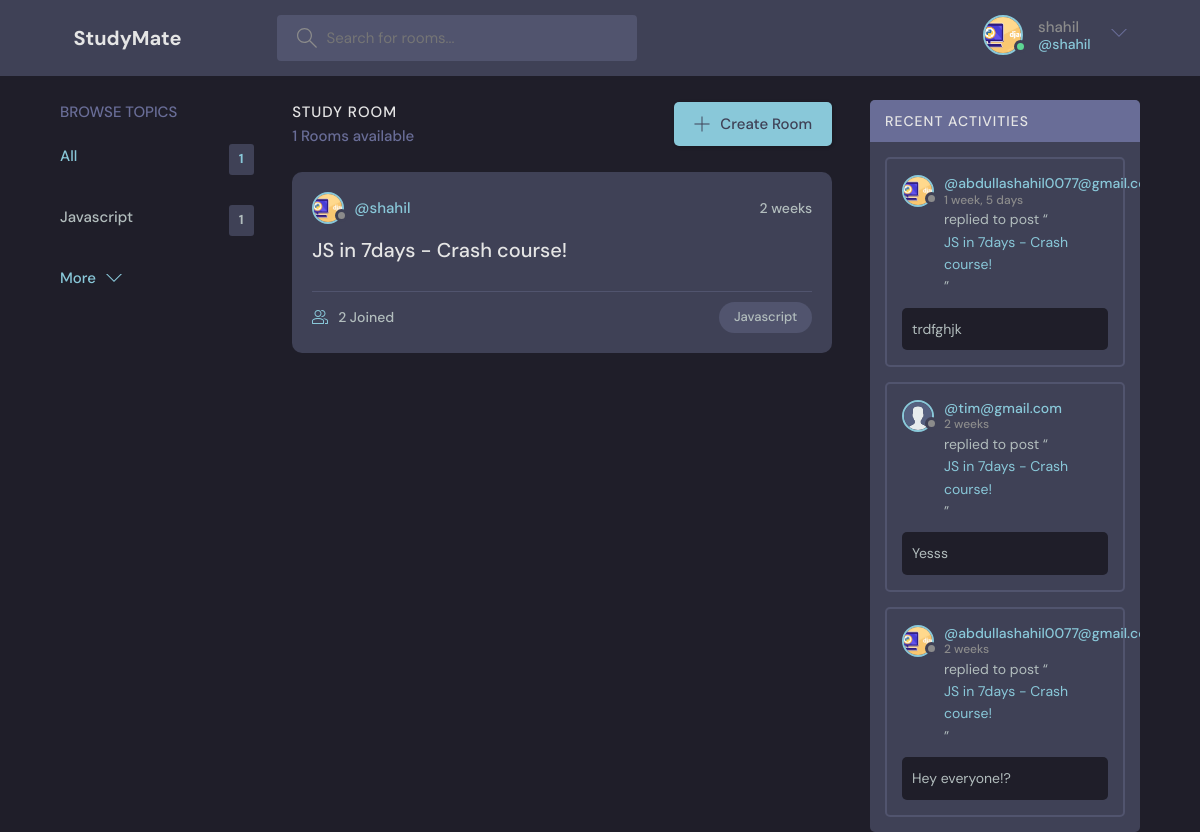
/ (signed in), run on an earlier commit of the app's database.
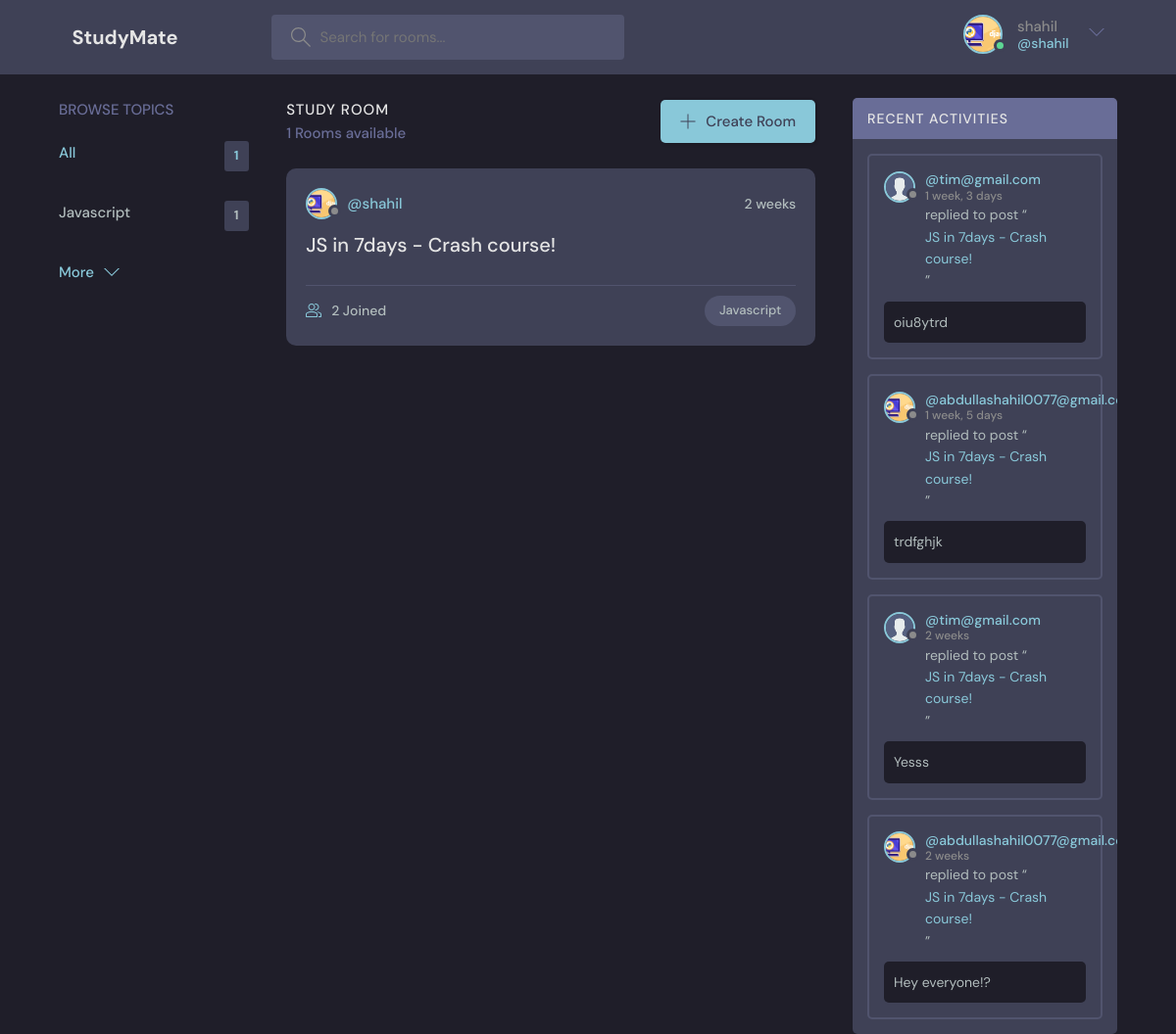
And on a later commit of the database.
### base/models.py (models this page shows, shortened)
class Topic(models.Model):
    name = models.CharField(max_length=200)

class Room(models.Model):
    host = models.ForeignKey(User, on_delete=models.CASCADE, null=True)
    topic = models.ForeignKey(Topic, on_delete=models.SET_NULL, null=True)
    name = models.CharField(max_length=200)
    description = models.TextField(null=True, blank=True)
    participants = models.ManyToManyField(User, related_name='participants', blank=True)
    updated = models.DateTimeField(auto_now=True)
    created = models.DateTimeField(auto_now_add=True)
    class Meta:
        ordering = ['-updated', '-created']

class User(AbstractUser):
    name = models.CharField(max_length=200, null=True)
    email = models.EmailField(unique=True, null=True)
    bio = models.TextField(null=True)
    avatar = models.ImageField(null=True, default="avatar.svg")
    USERNAME_FIELD = 'email'
    REQUIRED_FIELDS = []

class Message(models.Model):
    user = models.ForeignKey(User, on_delete=models.CASCADE)
    room = models.ForeignKey(Room, on_delete=models.CASCADE)
    body = models.TextField()
    updated = models.DateTimeField(auto_now=True)
    created = models.DateTimeField(auto_now_add=True)
    class Meta:
        ordering = ['-updated', '-created']

### base/views.py (the view)
# urls.py: path('', views.home, name='home'),
@login_required(login_url='login')
def home(request):
    q = request.GET.get('q') if request.GET.get('q') != None else ''
    rooms = Room.objects.filter(
        Q(topic__name__icontains=q) |
        Q(name__icontains=q) |
        Q(description__icontains=q)
    )
    topics = Topic.objects.all()[0:5]
    room_count = rooms.count()
    room_messages = Message.objects.filter(Q(room__topic__name__icontains=q))
    context = {'rooms': rooms,
                'topics': topics,
                'room_count': room_count,
                'room_messages': room_messages }
    return render(request, 'base/home.html', context)

### base/templates/base/home.html (shortened to what this page needs)
{% extends 'main.html' %}
{% block content %}
    <main class="layout layout--3">
      <div class="container">
        {% include 'base/topics_component.html' %}
        <div class="roomList">
          <div class="roomList__header">
            <div>
              <h2>Study Room</h2>
              <p>{{room_count}} Rooms available</p>
            </div>
            <a class="btn btn--main" href="{% url 'create-room' %}">
              <svg version="1.1" xmlns="http://www.w3.org/2000/svg" width="32" height="32" viewBox="0 0 32 32">
                <title>add</title>
                <path
                  d="M16.943 0.943h-1.885v14.115h-14.115v1.885h14.115v14.115h1.885v-14.115h14.115v-1.885h-14.115v-14.115z"
                ></path>
              </svg>
              Create Room
            </a>
          </div>
          {% include 'base/feed_component.html' %}
        </div>
        {% include 'base/activity_component.html' %}
      </div>
    </main>
{% endblock %}

### base/templates/base/topics_component.html
<div class="topics">
    <div class="topics__header">
      <h2>Browse Topics</h2>
    </div>
    <ul class="topics__list">
      <li>
        <a href="{% url 'home' %}" class="active">All <span>{{topics.count}}</span></a>
      </li>
      {% for topic in topics %}
      <div>
          <li>
            <a href="{% url 'home' %}?q={{topic.name}}">{{topic.name}} <span>{{topic.room_set.all.count}}</span></a>
          </li>
      </div>
      {% endfor %}
    </ul>
    <a class="btn btn--link" href="{% url 'topics' %}">
      More
      <svg version="1.1" xmlns="http://www.w3.org/2000/svg" width="32" height="32" viewBox="0 0 32 32">
        <title>chevron-down</title>
        <path d="M16 21l-13-13h-3l16 16 16-16h-3l-13 13z"></path>
      </svg>
    </a>
  </div>

### base/templates/base/feed_component.html (shortened to what this page needs)
{% for room in rooms %}
<div class="roomListRoom">
    <div class="roomListRoom__header">
      <a href="{% url 'user-profile' room.host.id %}" class="roomListRoom__author">
        <div class="avatar avatar--small">
          <img src="{{room.host.avatar.url}}" />
        </div>
        <span>@{{room.host.username}}</span>
      </a>
      <div class="roomListRoom__actions">
        <span>{{room.created|timesince}}</span>
      </div>
    </div>
    <div class="roomListRoom__content">
      <a href="{%url 'room' room.id%}" >{{room.name}}</a>
    </div>
    <div class="roomListRoom__meta">
      <a href="{%url 'room' room.id%}" class="roomListRoom__joined">
        {{room.participants.all.count}} Joined
      </a>
      <p class="roomListRoom__topic">{{room.topic.name}}</p>
    </div>
  </div>
  {% endfor %}

### base/templates/base/activity_component.html (shortened to what this page needs)
<div class="activities">
    <div class="activities__header">
      <h2>Recent Activities</h2>
    </div>
    {% for message in room_messages %}
    <div class="activities__box">
      <div class="activities__boxHeader roomListRoom__header">
        <a href="{% url 'user-profile' message.user.id %}" class="roomListRoom__author">
          <div class="avatar avatar--small">
            <img src="{{message.user.avatar.url}}" />
          </div>
          <p>
            @{{message.user}}
            <span>{{message.created|timesince}}</span>
          </p>
        </a>
      </div>
      <div class="activities__boxContent">
        <p>replied to post “<a href="{%url 'room' message.room.id%}">{{message.room.name}}</a>”</p>
        <div class="activities__boxRoomContent">
          {{message.body }}
        </div>
      </div>
    </div>
    {% endfor %}
</div>

What changed in the data, as far as the page shows it:
added Message: user.avatar (placeholder picture), user "tim@gmail.com", created "1 week, 3 days", room.name "JS in 7days - Crash course!", body "oiu8ytrd"
